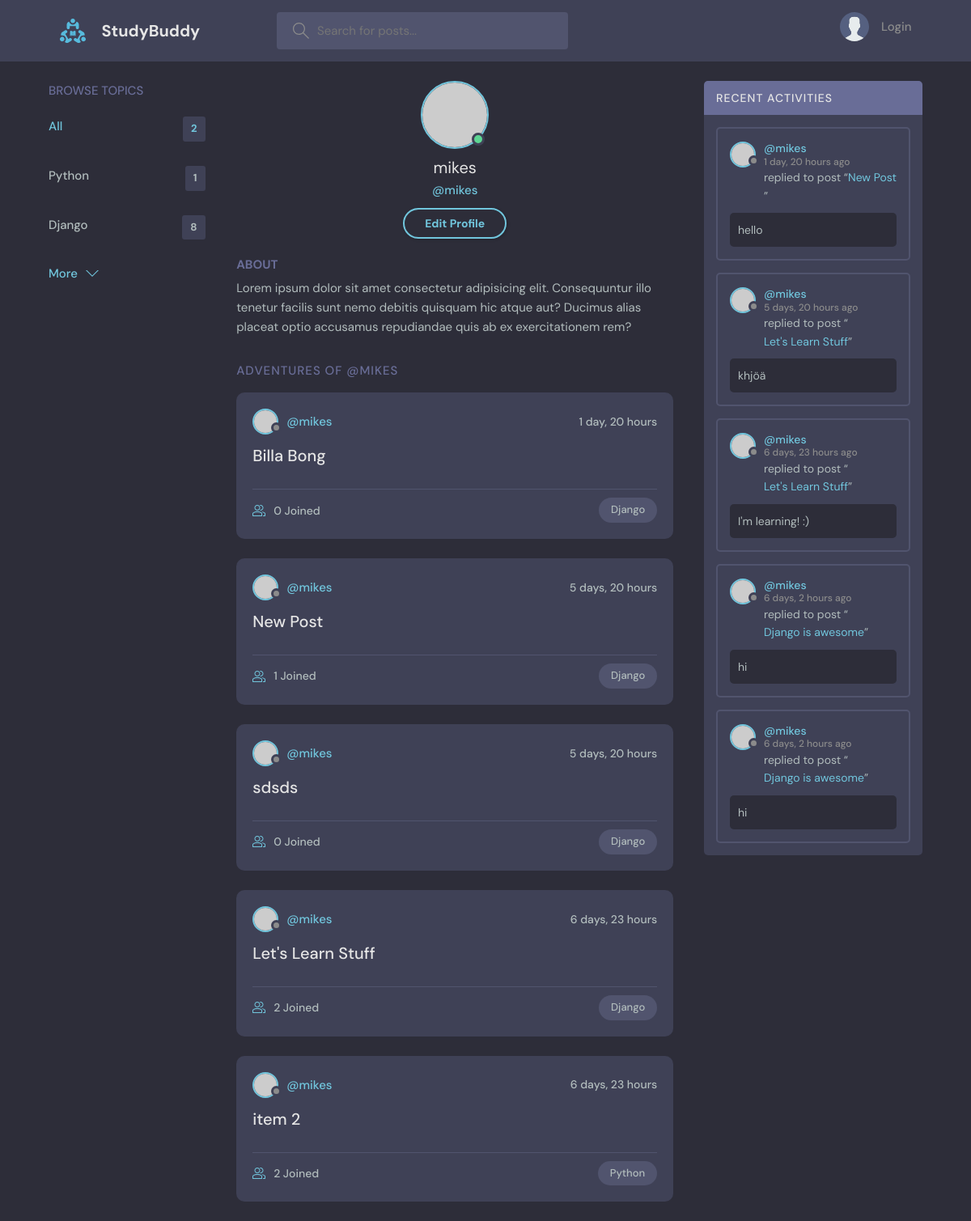
The app's page /profile/1/, older data.
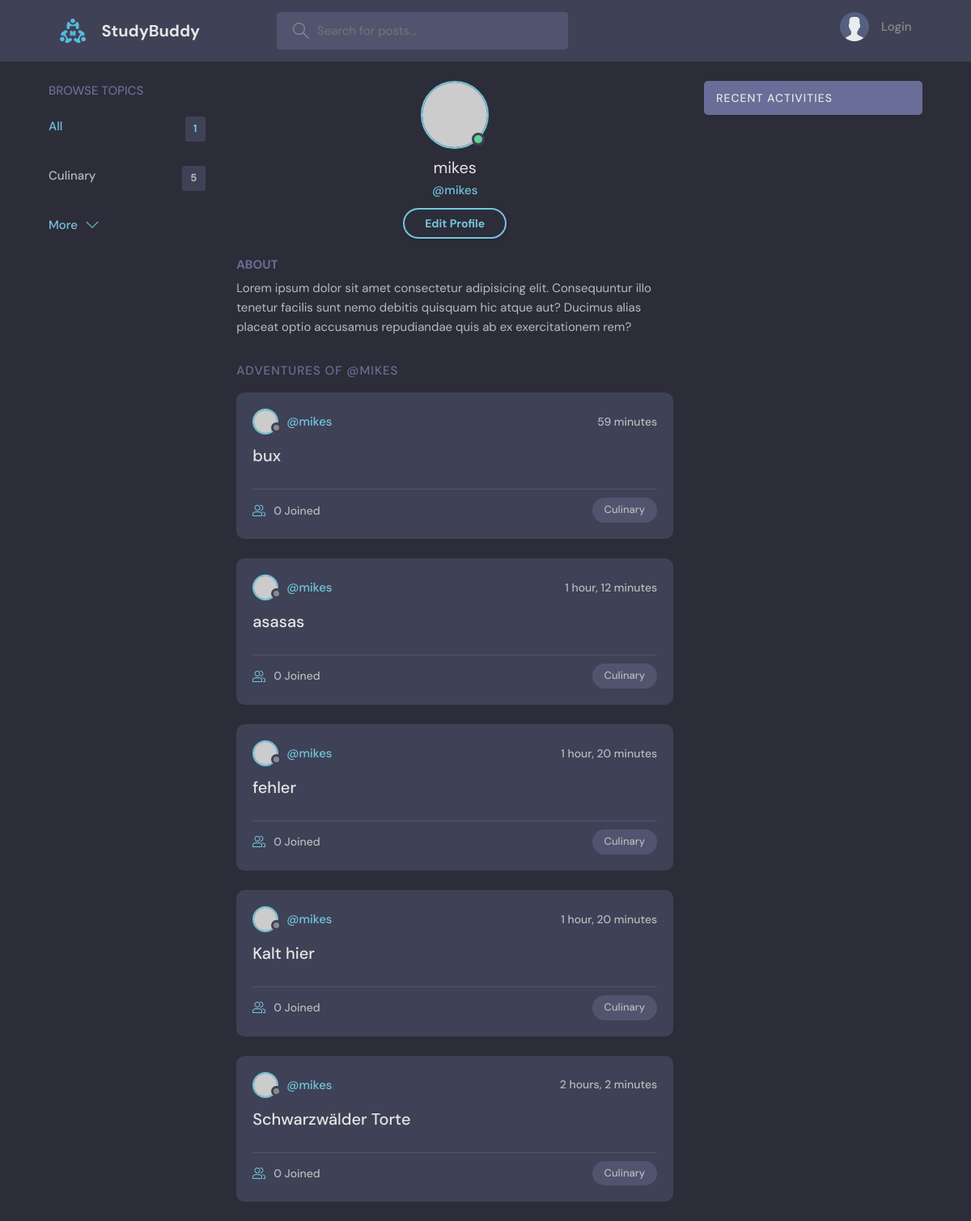
The same page, newer data.
### base/models.py (models this page shows, shortened)
class Topic(models.Model):
    name = models.CharField(max_length=200)
    def __str__(self):
        return self.name

class Room(models.Model):
    host = models.ForeignKey(User, on_delete= models.SET_NULL, null=True)
    topic = models.ForeignKey(Topic, on_delete= models.SET_NULL, null=True)
    region = models.ForeignKey(Region, on_delete=models.SET_NULL, null=True)
    name = models.CharField(max_length=200)
    description = RichTextField(blank=True, null=True)
    updated = models.DateTimeField(auto_now = True)
    created = models.DateTimeField(auto_now_add=True)
    participants = models.ManyToManyField(User, related_name='participants', blank=True)
    class Meta:
        ordering = ['-updated', '-created']
    def __str__(self):
        return self.name

class Message(models.Model):
    class Meta:
        ordering = ['-updated', '-created']
    user = models.ForeignKey(User, on_delete=models.CASCADE)
    room = models.ForeignKey("Room", on_delete=models.CASCADE)
    body = models.TextField()
    updated = models.DateTimeField(auto_now = True)
    created = models.DateTimeField(auto_now_add=True)

### base/views.py (the view)
# urls.py: path('profile/<str:pk>/', views.userProfile, name='user-profile'),
def userProfile(request, pk):
    user = User.objects.get(id=pk)
    rooms = user.room_set.all()
    room_messages = user.message_set.all()
    topics = Topic.objects.all()
    context ={
        'user':user, 'rooms':rooms,
        'room_messages':room_messages,
        'topics':topics}
    return render(request, 'base/profile.html', context)

### base/templates/base/profile.html
  {% extends 'main.html' %}
  {% block content %}
  <main class="profile-page layout layout--3">
    <div class="container">
      {% include 'base/topics_component.html' %}
      <div class="roomList">
        <div class="profile">
          <div class="profile__avatar">
            <div class="avatar avatar--large active">
              <img src="https://randomuser.me/api/portraits/men/11.jpg" />
            </div>
          </div>
          <div class="profile__info">
            <h3>{{user.username}}</h3>
            <p>@{{user.username}}</p>
            <a href="edit-user.html" class="btn btn--main btn--pill">Edit Profile</a>
          </div>
          <div class="profile__about">
            <h3>About</h3>
            <p>
              Lorem ipsum dolor sit amet consectetur adipisicing elit. Consequuntur illo tenetur
              facilis sunt nemo debitis quisquam hic atque aut? Ducimus alias placeat optio
              accusamus repudiandae quis ab ex exercitationem rem?
            </p>
          </div>
        </div>
        <div class="roomList__header">
          <div>
            <h2>Adventures of @{{user.username}}</a>
            </h2>
          </div>
        </div>
        {% include 'base/feed_component.html' %}
      </div>
      {% include 'base/activity_component.html' %}
    </div>
  </main>
{% endblock content%}

### base/templates/base/topics_component.html
<div class="topics">
    <div class="topics__header">
      <h2>Browse Topics</h2>
    </div>
    <ul class="topics__list">
      <li>
        <a href=" {% url 'home' %}" class="active">All <span>{{topics.count}}</span></a>
      </li>
      {% for topic in topics%}
      <li>
        <a href="{% url 'home' %}?q={{topic.name}}">{{topic}} <span>{{topic.room_set.all.count}}</span></a>
      </li>
      {% endfor %}
    </ul>
    <a class="btn btn--link" href="topics.html">
      More
      <svg version="1.1" xmlns="http://www.w3.org/2000/svg" width="32" height="32" viewBox="0 0 32 32">
        <title>chevron-down</title>
        <path d="M16 21l-13-13h-3l16 16 16-16h-3l-13 13z"></path>
      </svg>
    </a>
</div>

### base/templates/base/feed_component.html (shortened to what this page needs)
{% for room in rooms %}
<div class="roomListRoom">
    <div class="roomListRoom__header">
      <a href="{% url 'user-profile' room.host.id %}" class="roomListRoom__author">
        <div class="avatar avatar--small">
          <img src="https://randomuser.me/api/portraits/women/11.jpg" />
        </div>
        <span>@{{room.host.username}}</span>
      </a>
      <div class="roomListRoom__actions">
        <span>{{room.created | timesince}}</span>
      </div>
    </div>
    <div class="roomListRoom__content">
      <a href="{% url 'room' room.id %}">{{room.name}}</a>
    </div>
    <div class="roomListRoom__meta">
      <a href="{% url 'room' room.id %}" class="roomListRoom__joined">
        {{room.participants.all.count}} Joined
      </a>
      <p class="roomListRoom__topic">{{room.topic.name}}</p>
    </div>
  </div>
{% endfor %}

### base/templates/base/activity_component.html (shortened to what this page needs)
<div class="activities">
    <div class="activities__header">
      <h2>Recent Activities</h2>
    </div>
    {% for message in room_messages %}
    <div class="activities__box">
      <div class="activities__boxHeader roomListRoom__header">
        <a href="{% url 'user-profile' message.user.id %}" class="roomListRoom__author">
          <div class="avatar avatar--small">
            <img src="https://randomuser.me/api/portraits/women/11.jpg" />
          </div>
          <p>
            @{{message.user}}
            <span>{{message.created |timesince }} ago</span>
          </p>
        </a>
      </div>
      <div class="activities__boxContent">
        <p>replied to post “<a href=" {% url 'room' message.room.id %}">{{message.room}}</a>”</p>
        <div class="activities__boxRoomContent">
            {{message.body}}
        </div>
      </div>
    </div>
    {% endfor %}
  </div>

Row changes from the older to the newer data that the page shows:
removed Topic: name "Django", room_set.all.count "8"
removed Room: host.username "mikes", created "1 day, 20 hours", name "Billa Bong", participants.all.count "0", topic.name "Django"
removed Room: host.username "mikes", created "5 days, 20 hours", name "New Post", participants.all.count "1", topic.name "Django"
removed Room: host.username "mikes", created "5 days, 20 hours", name "sdsds", participants.all.count "0", topic.name "Django"
removed Message: user "mikes", created "1 day, 20 hours", room "New Post", body "hello"
removed Message: user "mikes", created "5 days, 20 hours", room "Let's Learn Stuff", body "khjöä"
removed Message: user "mikes", created "6 days, 23 hours", room "Let's Learn Stuff", body "I'm learning! :)"
removed Message: user "mikes", created "6 days, 2 hours", room "Django is awesome", body "hi"
removed Message: user "mikes", created "6 days, 2 hours", room "Django is awesome", body "hi"
changed Topic: name "Python" → "Culinary"; room_set.all.count "1" → "5"
now on this page (row edited): Room: host.username "mikes", created "59 minutes", name "bux", participants.all.count "0", topic.name "Culinary"
now on this page (row edited): Room: host.username "mikes", created "1 hour, 12 minutes", name "asasas", participants.all.count "0", topic.name "Culinary"
added Room: host.username "mikes", created "1 hour, 20 minutes", name "fehler", participants.all.count "0", topic.name "Culinary"
changed Room: created "6 days, 23 hours" → "1 hour, 20 minutes"; name "item 2" → "Kalt hier"; participants.all.count "2" → "0"; topic.name "Python" → "Culinary"; moves up the list
changed Room: created "6 days, 23 hours" → "2 hours, 2 minutes"; name "Let's Learn Stuff" → "Schwarzwälder Torte"; participants.all.count "2" → "0"; topic.name "Django" → "Culinary"
Text that changed along with them:
{{ topics.count }}: "2" → "1"
